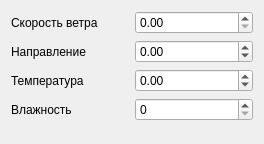
<?xml version="1.0" encoding="UTF-8"?>
<ui version="4.0">
 <class>EnvironmentalSettingsWindow</class>
 <widget class="QWidget" name="EnvironmentalSettingsWindow">
  <property name="geometry">
   <rect>
    <x>0</x>
    <y>0</y>
    <width>264</width>
    <height>144</height>
   </rect>
  </property>
  <property name="windowTitle">
   <string>Настройки среды</string>
  </property>
  <layout class="QGridLayout" name="gridLayout">
   <item row="0" column="0">
    <layout class="QVBoxLayout" name="verticalLayout_2">
     <item>
      <layout class="QVBoxLayout" name="verticalLayout">
       <item>
        <layout class="QHBoxLayout" name="horizontalLayout">
         <item>
          <widget class="QLabel" name="windLabel">
           <property name="text">
            <string>Скорость ветра</string>
           </property>
          </widget>
         </item>
         <item>
          <widget class="QDoubleSpinBox" name="windSpin">
           <property name="decimals">
            <number>2</number>
           </property>
           <property name="minimum">
            <double>0.000000000000000</double>
           </property>
           <property name="maximum">
            <double>200.000000000000000</double>
           </property>
           <property name="singleStep">
            <double>0.500000000000000</double>
           </property>
          </widget>
         </item>
        </layout>
       </item>
       <item>
        <layout class="QHBoxLayout" name="horizontalLayout_2">
         <item>
          <widget class="QLabel" name="courseLabel">
           <property name="text">
            <string>Направление</string>
           </property>
          </widget>
         </item>
         <item>
          <widget class="QDoubleSpinBox" name="courseSpin">
           <property name="decimals">
            <number>2</number>
           </property>
           <property name="minimum">
            <double>0.000000000000000</double>
           </property>
           <property name="maximum">
            <double>359.990000000000009</double>
           </property>
           <property name="wrapping">
            <bool>true</bool>
           </property>
          </widget>
         </item>
        </layout>
       </item>
       <item>
        <layout class="QHBoxLayout" name="horizontalLayout_3">
         <item>
          <widget class="QLabel" name="temperatureLabel">
           <property name="text">
            <string>Температура</string>
           </property>
          </widget>
         </item>
         <item>
          <widget class="QDoubleSpinBox" name="temperatureSpin">
           <property name="decimals">
            <number>2</number>
           </property>
           <property name="minimum">
            <double>-100.000000000000000</double>
           </property>
           <property name="maximum">
            <double>100.000000000000000</double>
           </property>
          </widget>
         </item>
        </layout>
       </item>
       <item>
        <layout class="QHBoxLayout" name="horizontalLayout_4">
         <item>
          <widget class="QLabel" name="humidityLabel">
           <property name="text">
            <string>Влажность</string>
           </property>
          </widget>
         </item>
         <item>
          <widget class="QSpinBox" name="humiditySpin">
           <property name="minimum">
            <number>0</number>
           </property>
           <property name="maximum">
            <number>100</number>
           </property>
          </widget>
         </item>
        </layout>
       </item>
      </layout>
     </item>
     <item>
      <widget class="DialogOptions" name="widget" native="true"/>
     </item>
    </layout>
   </item>
  </layout>
 </widget>
 <customwidgets>
  <customwidget>
   <class>DialogOptions</class>
   <extends>QWidget</extends>
   <header>dialogoptions.h</header>
   <container>1</container>
  </customwidget>
 </customwidgets>
 <resources/>
 <connections/>
</ui>
